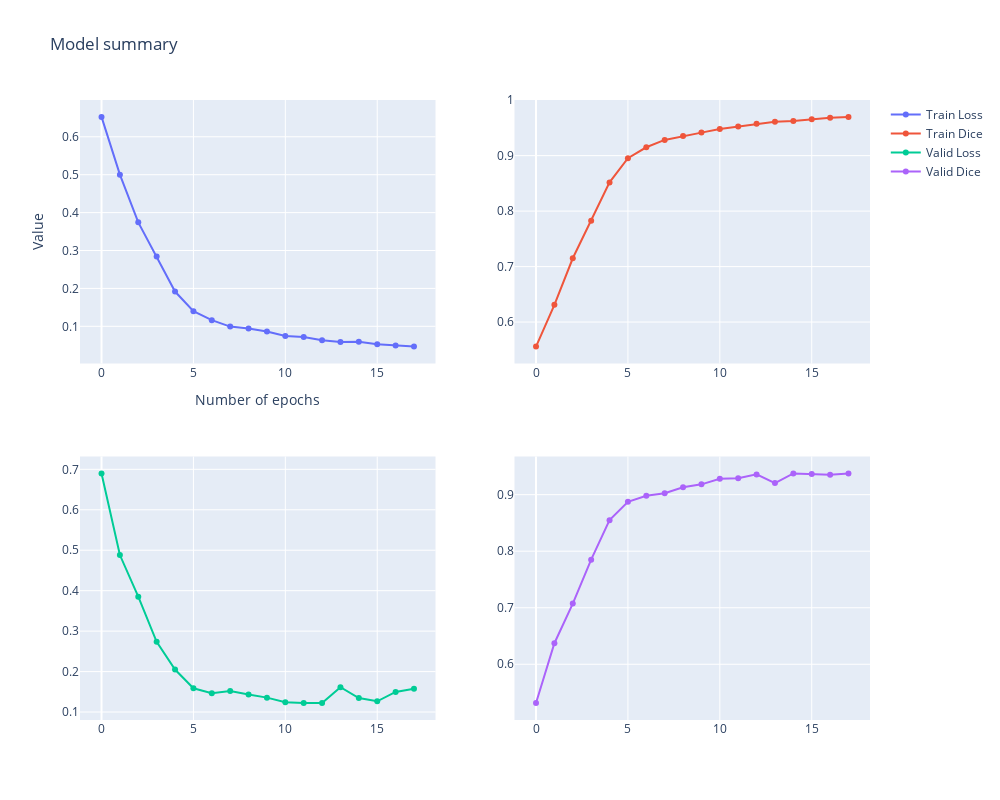
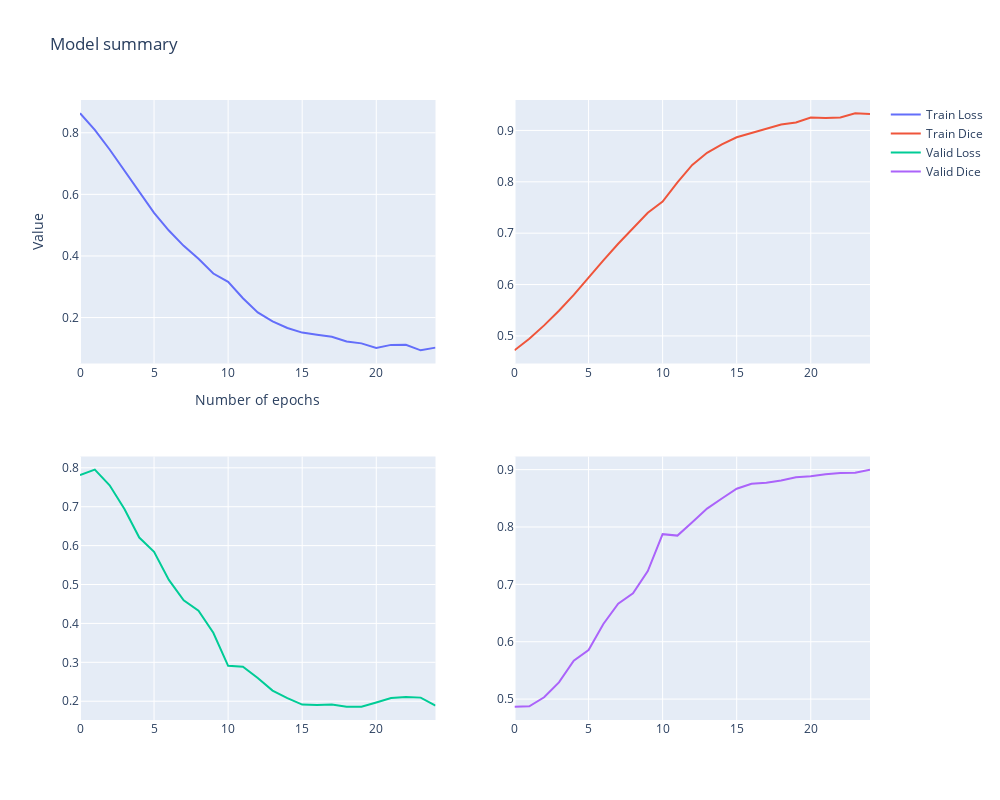

Source (notebook cell) for these figures, in order:
### Code cell
for file_path in csv_files:
    report = pd.read_csv(file_path)
    report.rename(columns=columns, inplace=True)
    file_name = file_path.split("/")[-1]
    model_name = file_name.split("__")[1]
    fig = make_subplots(rows=2, cols=2)
    i = 0
    for _, col in columns.items():
        scatter_plot = go.Scatter(x=report.index, y=report[col], 
                       name=col)
        fig.add_trace(
            scatter_plot,
            row=plot_places[i][0], col=plot_places[i][1],
        )
        i+= 1
    fig.update_layout(height=800, width=1000, 
                      title_text=f"Model summary", xaxis_title='Number of epochs', 
                      yaxis_title='Value')
        
    fig.show()

### Figure 1 — Plotly figure (JSON) as saved in the notebook; plotly's stock layout.template omitted (floating-point values rounded to 4 significant figures)
{"data": [{"name": "Train Loss", "type": "scatter", "x": [0, 1, 2, 3, 4, 5, 6, 7, 8, 9, 10, 11, 12, 13, 14, 15, 16, 17], "xaxis": "x", "y": [0.6524, 0.5001, 0.3743, 0.2845, 0.1917, 0.14, 0.1162, 0.0993, 0.09436, 0.08644, 0.07451, 0.07182, 0.06324, 0.05868, 0.05902, 0.05252, 0.04971, 0.04657], "yaxis": "y"}, {"name": "Train Dice", "type": "scatter", "x": [0, 1, 2, 3, 4, 5, 6, 7, 8, 9, 10, 11, 12, 13, 14, 15, 16, 17], "xaxis": "x2", "y": [0.5558, 0.631, 0.715, 0.7826, 0.8518, 0.8955, 0.9151, 0.9284, 0.9356, 0.9415, 0.9482, 0.9523, 0.9573, 0.9611, 0.9624, 0.9658, 0.9681, 0.9698], "yaxis": "y2"}, {"name": "Valid Loss", "type": "scatter", "x": [0, 1, 2, 3, 4, 5, 6, 7, 8, 9, 10, 11, 12, 13, 14, 15, 16, 17], "xaxis": "x3", "y": [0.6899, 0.4881, 0.3853, 0.2737, 0.2051, 0.1588, 0.1465, 0.1518, 0.1435, 0.1356, 0.1244, 0.1223, 0.1222, 0.1612, 0.1346, 0.1265, 0.1497, 0.1575], "yaxis": "y3"}, {"name": "Valid Dice", "type": "scatter", "x": [0, 1, 2, 3, 4, 5, 6, 7, 8, 9, 10, 11, 12, 13, 14, 15, 16, 17], "xaxis": "x4", "y": [0.5314, 0.6373, 0.7074, 0.7851, 0.855, 0.8875, 0.8981, 0.9026, 0.9132, 0.9182, 0.9282, 0.9289, 0.9359, 0.9205, 0.9376, 0.9365, 0.9354, 0.9376], "yaxis": "y4"}], "layout": {"height": 800, "title": {"text": "Model summary"}, "width": 1000, "xaxis": {"anchor": "y", "domain": [0, 0.45], "title": {"text": "Number of epochs"}}, "xaxis2": {"anchor": "y2", "domain": [0.55, 1]}, "xaxis3": {"anchor": "y3", "domain": [0, 0.45]}, "xaxis4": {"anchor": "y4", "domain": [0.55, 1]}, "yaxis": {"anchor": "x", "domain": [0.575, 1], "title": {"text": "Value"}}, "yaxis2": {"anchor": "x2", "domain": [0.575, 1]}, "yaxis3": {"anchor": "x3", "domain": [0, 0.425]}, "yaxis4": {"anchor": "x4", "domain": [0, 0.425]}}}

### Figure 2 — Plotly figure (JSON) as saved in the notebook; plotly's stock layout.template omitted (floating-point values rounded to 4 significant figures)
{"data": [{"name": "Train Loss", "type": "scatter", "x": [0, 1, 2, 3, 4, 5, 6, 7, 8, 9, 10, 11, 12, 13, 14, 15, 16, 17, 18, 19, 20, 21, 22, 23, 24], "xaxis": "x", "y": [0.8637, 0.8091, 0.7457, 0.6775, 0.6079, 0.5402, 0.4826, 0.4327, 0.3909, 0.3429, 0.3157, 0.2629, 0.2165, 0.1878, 0.1659, 0.1511, 0.1443, 0.1373, 0.1221, 0.1161, 0.1013, 0.1112, 0.1115, 0.09354, 0.1023], "yaxis": "y"}, {"name": "Train Dice", "type": "scatter", "x": [0, 1, 2, 3, 4, 5, 6, 7, 8, 9, 10, 11, 12, 13, 14, 15, 16, 17, 18, 19, 20, 21, 22, 23, 24], "xaxis": "x2", "y": [0.472, 0.4946, 0.5205, 0.549, 0.58, 0.6146, 0.647, 0.6794, 0.7088, 0.7398, 0.7616, 0.7991, 0.8328, 0.8564, 0.8729, 0.8867, 0.8951, 0.9028, 0.9117, 0.9156, 0.9251, 0.924, 0.9254, 0.9336, 0.9322], "yaxis": "y2"}, {"name": "Valid Loss", "type": "scatter", "x": [0, 1, 2, 3, 4, 5, 6, 7, 8, 9, 10, 11, 12, 13, 14, 15, 16, 17, 18, 19, 20, 21, 22, 23, 24], "xaxis": "x3", "y": [0.7811, 0.7952, 0.755, 0.6941, 0.6207, 0.5841, 0.512, 0.4595, 0.4325, 0.376, 0.291, 0.2886, 0.2598, 0.2273, 0.2079, 0.1913, 0.1904, 0.1914, 0.1858, 0.1856, 0.1967, 0.2083, 0.2109, 0.2093, 0.1889], "yaxis": "y3"}, {"name": "Valid Dice", "type": "scatter", "x": [0, 1, 2, 3, 4, 5, 6, 7, 8, 9, 10, 11, 12, 13, 14, 15, 16, 17, 18, 19, 20, 21, 22, 23, 24], "xaxis": "x4", "y": [0.4865, 0.4875, 0.5032, 0.5292, 0.567, 0.5856, 0.631, 0.6662, 0.6843, 0.7233, 0.7875, 0.785, 0.8082, 0.8321, 0.8497, 0.8667, 0.8755, 0.877, 0.8812, 0.8866, 0.8883, 0.892, 0.8942, 0.8946, 0.8999], "yaxis": "y4"}], "layout": {"height": 800, "title": {"text": "Model summary"}, "width": 1000, "xaxis": {"anchor": "y", "domain": [0, 0.45], "title": {"text": "Number of epochs"}}, "xaxis2": {"anchor": "y2", "domain": [0.55, 1]}, "xaxis3": {"anchor": "y3", "domain": [0, 0.45]}, "xaxis4": {"anchor": "y4", "domain": [0.55, 1]}, "yaxis": {"anchor": "x", "domain": [0.575, 1], "title": {"text": "Value"}}, "yaxis2": {"anchor": "x2", "domain": [0.575, 1]}, "yaxis3": {"anchor": "x3", "domain": [0, 0.425]}, "yaxis4": {"anchor": "x4", "domain": [0, 0.425]}}}
